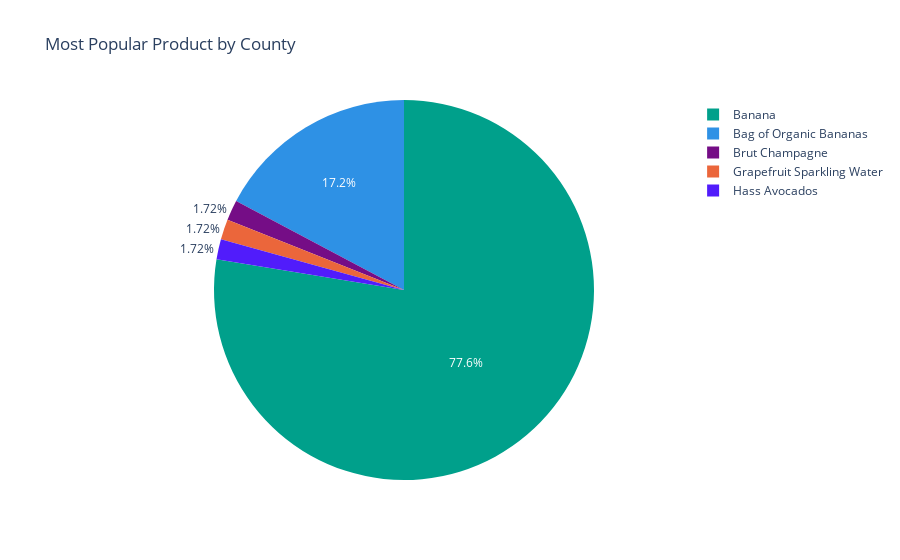

The cell this chart's notebook holds for it:
### Markdown cell above
Most Popular Product by County

### Code cell
px.pie(df.groupby('county', as_index=False).agg({'product_name' : lambda x: x.mode().iat[0]}).sort_values(by= 'product_name'), 
        names= 'product_name', color= 'county', 
        title= 'Most Popular Product by County', 
        color_discrete_sequence=px.colors.qualitative.Dark24)

### Figure 1 — Plotly figure (JSON) as saved in the notebook; plotly's stock layout.template omitted (floating-point values rounded to 4 significant figures)
{"data": [{"customdata": [["Kings"], ["Sierra"], ["San Mateo"], ["Del Norte"], ["Mono"], ["El Dorado"], ["Napa"], ["Tuolumne"], ["Sacramento"], ["Colusa"], ["San Benito"], ["Santa Barbara"], ["San Diego"], ["San Francisco"], ["San Joaquin"], ["San Luis Obispo"], ["Santa Clara"], ["Alameda"], ["Shasta"], ["Riverside"], ["Siskiyou"], ["Solano"], ["Sonoma"], ["Stanislaus"], ["Sutter"], ["Tehama"], ["Trinity"], ["Tulare"], ["Ventura"], ["Santa Cruz"], ["Plumas"], ["Nevada"], ["Orange"], ["Alpine"], ["Amador"], ["Calaveras"], ["Contra Costa"], ["Fresno"], ["Glenn"], ["Humboldt"], ["Imperial"], ["Inyo"], ["Kern"], ["Lake"], ["Los Angeles"], ["Madera"], ["Marin"], ["Mariposa"], ["Mendocino"], ["Merced"], ["Modoc"], ["Monterey"], ["Yolo"], ["Lassen"], ["Yuba"], ["Butte"], ["San Bernardino"], ["Placer"]], "domain": {"x": [0, 1], "y": [0, 1]}, "hovertemplate": "product_name=%{label}<br>county=%{customdata[0]}<extra></extra>", "labels": ["Bag of Organic Bananas", "Bag of Organic Bananas", "Bag of Organic Bananas", "Bag of Organic Bananas", "Bag of Organic Bananas", "Bag of Organic Bananas", "Bag of Organic Bananas", "Bag of Organic Bananas", "Bag of Organic Bananas", "Bag of Organic Bananas", "Banana", "Banana", "Banana", "Banana", "Banana", "Banana", "Banana", "Banana", "Banana", "Banana", "Banana", "Banana", "Banana", "Banana", "Banana", "Banana", "Banana", "Banana", "Banana", "Banana", "Banana", "Banana", "Banana", "Banana", "Banana", "Banana", "Banana", "Banana", "Banana", "Banana", "Banana", "Banana", "Banana", "Banana", "Banana", "Banana", "Banana", "Banana", "Banana", "Banana", "Banana", "Banana", "Banana", "Banana", "Banana", "Brut Champagne", "Grapefruit Sparkling Water", "Hass Avocados"], "legendgroup": "", "marker": {"colors": ["#2E91E5", "#E15F99", "#1CA71C", "#FB0D0D", "#DA16FF", "#222A2A", "#B68100", "#750D86", "#EB663B", "#511CFB", "#00A08B", "#FB00D1", "#FC0080", "#B2828D", "#6C7C32", "#778AAE", "#862A16", "#A777F1", "#620042", "#1616A7", "#DA60CA", "#6C4516", "#0D2A63", "#AF0038", "#2E91E5", "#E15F99", "#1CA71C", "#FB0D0D", "#DA16FF", "#222A2A", "#B68100", "#750D86", "#EB663B", "#511CFB", "#00A08B", "#FB00D1", "#FC0080", "#B2828D", "#6C7C32", "#778AAE", "#862A16", "#A777F1", "#620042", "#1616A7", "#DA60CA", "#6C4516", "#0D2A63", "#AF0038", "#2E91E5", "#E15F99", "#1CA71C", "#FB0D0D", "#DA16FF", "#222A2A", "#B68100", "#750D86", "#EB663B", "#511CFB"]}, "name": "", "showlegend": true, "type": "pie"}], "layout": {"legend": {"tracegroupgap": 0}, "piecolorway": ["#2E91E5", "#E15F99", "#1CA71C", "#FB0D0D", "#DA16FF", "#222A2A", "#B68100", "#750D86", "#EB663B", "#511CFB", "#00A08B", "#FB00D1", "#FC0080", "#B2828D", "#6C7C32", "#778AAE", "#862A16", "#A777F1", "#620042", "#1616A7", "#DA60CA", "#6C4516", "#0D2A63", "#AF0038"], "title": {"text": "Most Popular Product by County"}}}
